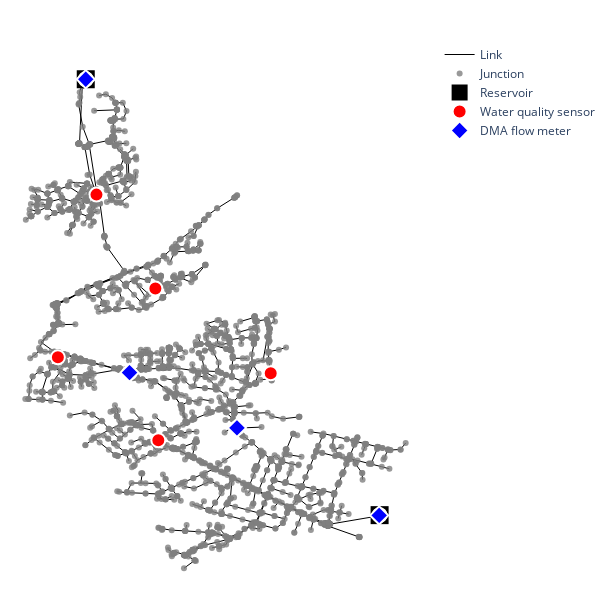

Here is the notebook cell this chart was saved with:
### Markdown cell above
### Sensor map

### Code cell
plot_network()

### Figure 1 — Plotly figure (JSON) as saved in the notebook; plotly's stock layout.template omitted (floating-point values rounded to 4 significant figures; data arrays with more than 128 entries replaced by an {"elided": "..."} marker saying what was removed)
{"data": [{"hoverinfo": "none", "line": {"color": "black", "width": 1}, "mode": "lines", "name": "Link", "type": "scatter", "x": {"elided": "8802 float values"}, "y": {"elided": "8802 float values"}}, {"hoverinfo": "text", "marker": {"color": "grey", "opacity": 0.8, "size": 6}, "mode": "markers", "name": "Junction", "text": {"elided": "2860 str values"}, "type": "scatter", "x": {"elided": "2860 float values"}, "y": {"elided": "2860 float values"}}, {"hoverinfo": "text", "marker": {"color": "black", "size": 18, "symbol": "square"}, "mode": "markers", "name": "Reservoir", "text": ["inlet_2296", "inlet_2005"], "type": "scatter", "x": [363500.0, 365500.0], "y": [179800.0, 176000.0]}, {"hoverinfo": "text", "marker": {"color": "red", "line": {"color": "white", "width": 2}, "size": 14}, "mode": "markers", "name": "Water quality sensor", "text": ["BW1", "BW2", "BW3", "BW4", "BW5", "BW6", "BW7", "BW9", "BW12"], "type": "scatter", "x": [363500.0, 364600.0, 363300.0, 365500.0, 363800.0, 364800.0, 364000.0, 364000.0, 363600.0], "y": [179800.0, 176800.0, 177400.0, 176000.0, 177269, 177300.0, 178000.0, 176700.0, 178800.0]}, {"hoverinfo": "text", "marker": {"color": "blue", "line": {"color": "white", "width": 2}, "size": 14, "symbol": "diamond"}, "mode": "markers", "name": "DMA flow meter", "text": ["inlet_2296", "Snowden Road DBV", "New Station Way DBV", "inlet_2005"], "type": "scatter", "x": [363500.0, 363800.0, 364600.0, 365500.0], "y": [179800.0, 177300.0, 176800.0, 176000.0]}], "layout": {"height": 600, "hovermode": "closest", "margin": {"b": 0, "l": 0, "r": 0, "t": 40}, "paper_bgcolor": "white", "plot_bgcolor": "white", "showlegend": true, "width": 600, "xaxis": {"autorange": true, "range": [362900.0, 365900.0], "showgrid": false, "showticklabels": false, "type": "linear", "zeroline": false}, "yaxis": {"autorange": true, "range": [175300.0, 180100.0], "showgrid": false, "showticklabels": false, "type": "linear", "zeroline": false}}}
